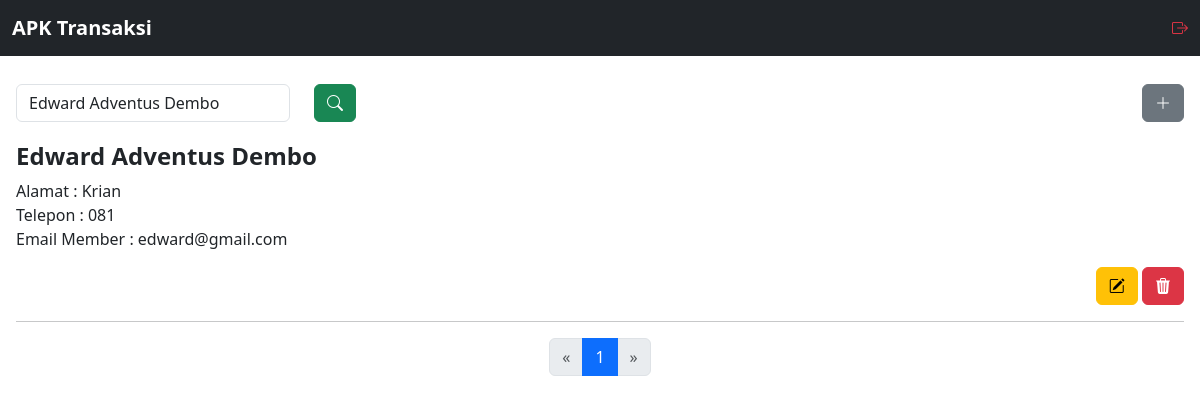
Screenshot of /pelanggan.php?myInput=Edward Adventus Dembo (signed in) with the database file from the repository.
### tables this page shows
CREATE TABLE `member` (
  `id_member` int NOT NULL,
  `nama_member` varchar(99) NOT NULL,
  `alamat_member` varchar(99) DEFAULT NULL,
  `telepon_member` varchar(25) DEFAULT NULL,
  `email_member` varchar(99) DEFAULT NULL
);

### pelanggan.php (the view, shortened to what this page needs)
<?php
require 'backend/function.php';
$recordsPerPage = 2;
$currentPage = 1;
$myInput = '';
if (isset($_GET['myInput'])) {
    $myInput = $_GET['myInput'];
}
$offset = ($currentPage - 1) * $recordsPerPage;
$stmt = mysqli_prepare($conn, "SELECT * FROM member WHERE nama_member LIKE ? ORDER BY id_member DESC LIMIT ?, ?");
$searchParam = "%" . $myInput . "%";
mysqli_stmt_bind_param($stmt, "sii", $searchParam, $offset, $recordsPerPage);
mysqli_stmt_execute($stmt);
$get = mysqli_stmt_get_result($stmt);
$totalRecords = mysqli_num_rows(mysqli_query($conn, "SELECT id_member FROM member WHERE nama_member LIKE '%$myInput%'"));
$totalPages = ceil($totalRecords / $recordsPerPage);
?>
<!DOCTYPE html>
<html lang="en">
  <head>
    <link href="https://cdn.jsdelivr.net/npm/bootstrap@5.3.2/dist/css/bootstrap.min.css" rel="stylesheet" />
    <link rel="stylesheet" href="https://cdn.jsdelivr.net/npm/bootstrap-icons@1.11.1/font/bootstrap-icons.css" />
    <link rel="stylesheet" href="assets/style.css">
  </head>
  <body>
  <?php
    include 'nav.php';
    ?>
    <div class="container-fluid content">
      <div class="row">
        <div class="col-md-3">
        <form action="" method="get">
           <input type="search" class="form-control my-1" name="myInput" value="<?= $myInput ?>" autocomplete="off" placeholder="Cari">
        </div>
        <div class="col-md-9">
          <button type="submit" class="btn btn-success my-1">
            <i class="bi bi-search"></i>
          </button>
          <button type="button" class="btn btn-secondary my-1 float-end" data-bs-toggle="modal" data-bs-target="#PelangganAddModal">
            <i class="bi bi-plus-lg"></i>
                  </button>
        </div>
        </div>
        <div class="row mt-3">
        <div class="col-12">
        <?php
while($pl=mysqli_fetch_assoc($get)){
    $nama_member = $pl['nama_member'];
    $alamat_member = $pl['alamat_member'];
    $telepon_member = $pl['telepon_member'];
    $email_member = $pl['email_member'];
        ?>
        <div class="cari">
          <h4 class="fw-bold"><?=$nama_member;?></h4>
          <p>
          Alamat : <?=$alamat_member;?><br />
          Telepon : <?=$telepon_member;?><br />
          Email Member : <?=$email_member;?><br />
          <div class="mt-1 text-end">
          <button type="button" value="<?= $pl['id_member'];?>" class="EditPelangganBtn btn btn-warning"><i class="bi bi-pencil-square"></i></button>
          <button type="button" value="<?= $pl['id_member'];?>" class="DeletePelangganBtn btn btn-danger"><i class="bi bi-trash3-fill"></i></button>
          </div>
          </p>
          <hr />
          </div>
          <?php }; ?>
                <nav aria-label="Page navigation">
                    <ul class="pagination justify-content-center">
                        <li class="page-item<?= ($currentPage == 1) ? ' disabled' : '' ?>">
                            <a class="page-link" href="?page=<?= $currentPage - 1 ?>&myInput=<?= $myInput ?>" aria-label="Previous">
                                <span aria-hidden="true">&laquo;</span>
                            </a>
                        </li>
                        <?php
                        $startPage = max(1, $currentPage - 2);
                        $endPage = min($totalPages, $currentPage + 2);
                        for ($i = $startPage; $i <= $endPage; $i++) {
                            echo "<li class='page-item" . ($currentPage == $i ? " active" : "") . "'><a class='page-link' href='?page=$i&myInput=$myInput'>$i</a></li>";
                        }
                        ?>
                        <li class="page-item<?= ($currentPage == $totalPages) ? ' disabled' : '' ?>">
                            <a class="page-link" href="?page=<?= $currentPage + 1 ?>&myInput=<?= $myInput ?>" aria-label="Next">
                                <span aria-hidden="true">&raquo;</span>
                            </a>
                        </li>
                    </ul>
                </nav>
        </div>
      </div>
    </div>
  </body>
</html>

### assets/style.css (style rules this page uses)
.content { margin-top: 4rem; padding: 1rem; }

### rows the page displays
member: nama_member "Edward Adventus Dembo", alamat_member "Krian", telepon_member "081", email_member "edward@gmail.com", $pl['id_member'] 2 (drawn)
